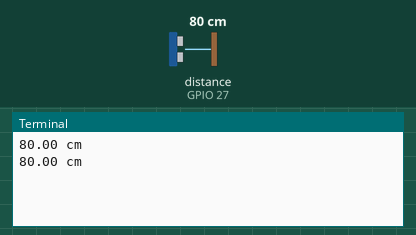
This program was run on a simulated Raspberry Pi (BCM pin numbers). Shown: the last lines printed to the terminal. Inputs (shaded band) come from the test bench; at power-on: distance to the obstacle (sensor on GPIO 27) 80 cm. The echo pulse lasts 58.3 µs per cm.

Above: at 1.2 s.
1.3 s: distance to the obstacle (sensor on GPIO 27) set to 2 cm
At 1.9 s:
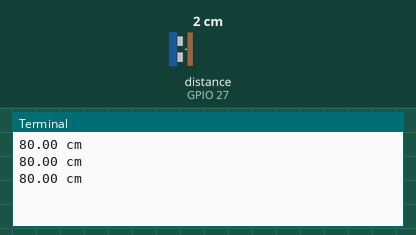
2.8 s: distance to the obstacle (sensor on GPIO 27) set to 4 cm
At 3.4 s:
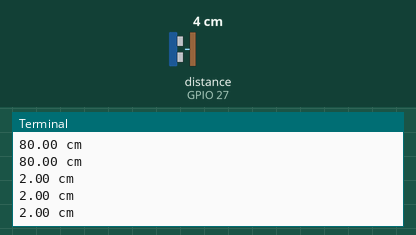
Timing chart, 0 to 5.8 s (numbered marks = the images above; inputs shaded):
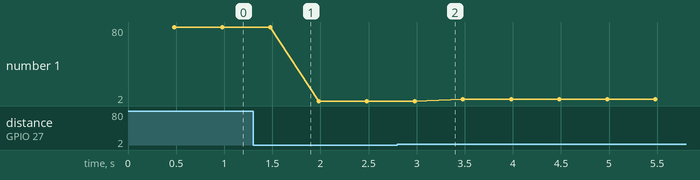

The program:

Ultrasonic.py
```python
from gpiozero import DistanceSensor
from time import sleep

# Define the trigger and echo pins
TRIG_PIN = 3  # Change as per your connection
ECHO_PIN = 27  # Change as per your connection

# Initialize the DistanceSensor
sensor = DistanceSensor(echo=ECHO_PIN, trigger=TRIG_PIN, max_distance=2)

try:
    while True:
        distance = sensor.distance * 100  # Convert to centimeters
        if distance > 500 or distance == 0:
            print("Out of Range")
        else:
            print(f"{distance:.2f} cm")
        sleep(0.5)

except KeyboardInterrupt:
    print("Measurement stopped by User")
```

Measured:
- plotted number 1: 80 → 2 after the input at 1.3 s, 2 → 4 after the input at 2.8 s
